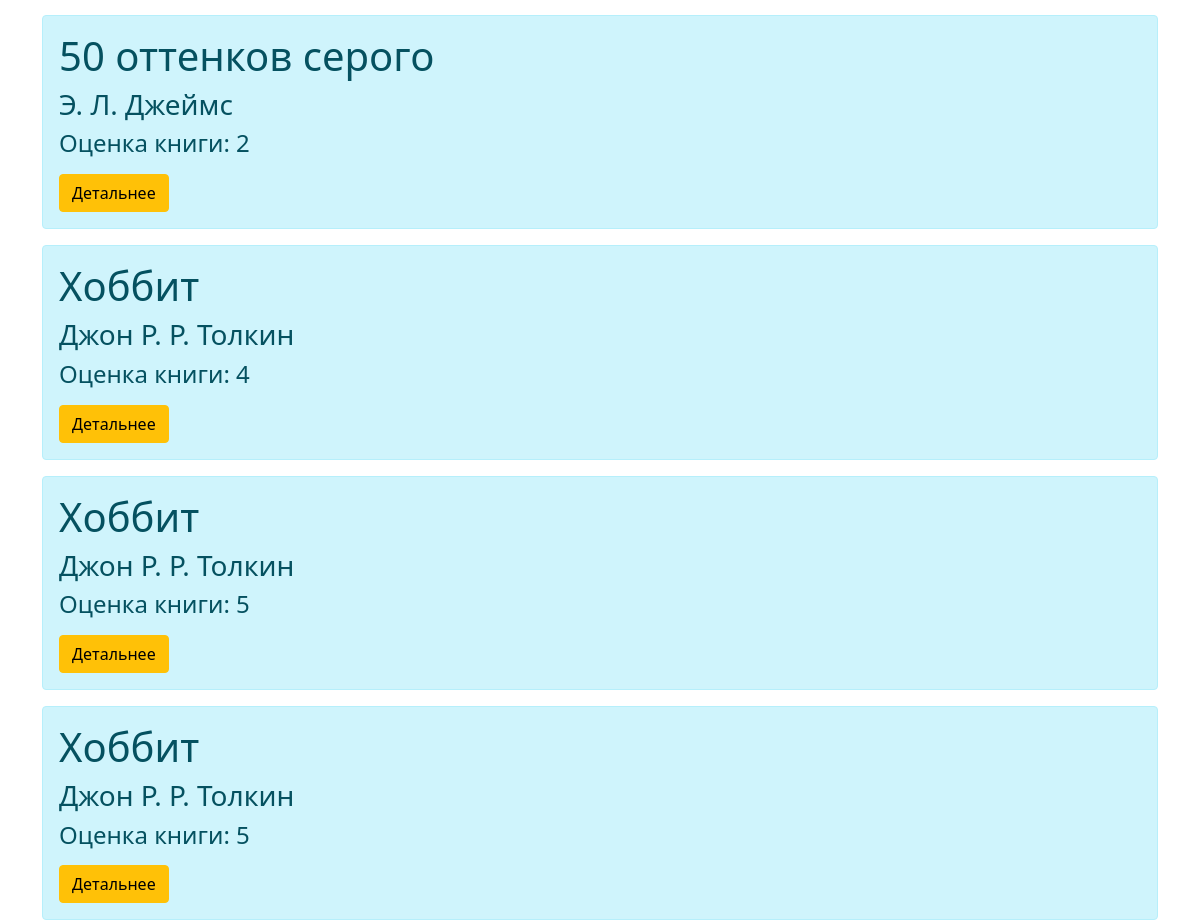
Page /home (middle part) on the earlier database version.
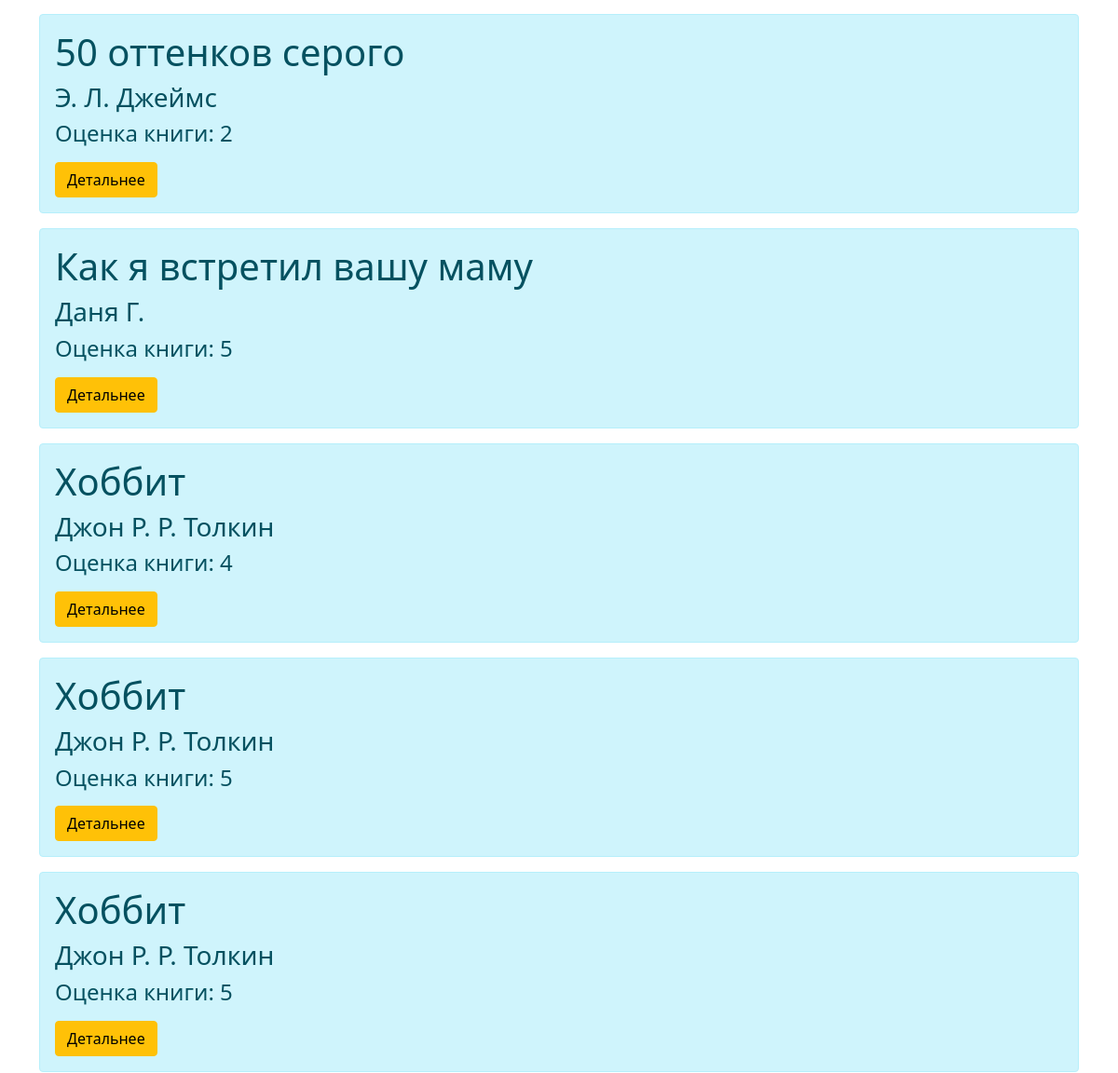
Same page on the later database version.
### main.py (models this page shows, shortened)
class Book(db.Model):
    __tablename__ = 'book'
    current_date = datetime.now()
    id = db.Column(db.Integer, primary_key=True)
    book_name = db.Column(db.String(1000), nullable=True)
    author_name = db.Column(db.String(300), nullable=True)
    text = db.Column(db.Text, nullable=True)
    date = db.Column(db.Text, nullable=True)
    comment_rate = db.Column(db.Integer, nullable=True)

### main.py (the view)
@app.route('/home')
def home():
    q = request.args.get('q')
    if q:
        book = Book.query.filter(Book.book_name.contains(q) | Book.author_name.contains(q) | Book.text.contains(q)).all()
    else:
        book = Book.query.order_by(Book.book_name.asc()).all()
    return render_template("home.html", book=book)

### templates/home.html (shortened to what this page needs)
{% extends 'base.html' %}
{% block body %}
<div class="container mt-5">
        {% for book in book %}
    <div class="alert alert-info">
        <h1>{{ book.book_name }}</h1>
        <h3>{{ book.author_name }}</h3>
        <h4>Оценка книги: {{ book.comment_rate }}</h4>
        <a href="/home/detail/{{ book.id }}" class="btn btn-warning">Детальнее</a>
    </div>
    {% endfor %}
</div>
{% endblock %}

Differences in the rows shown:
added Book: book_name "Как я встретил вашу маму", author_name "Даня Г.", comment_rate "5"
